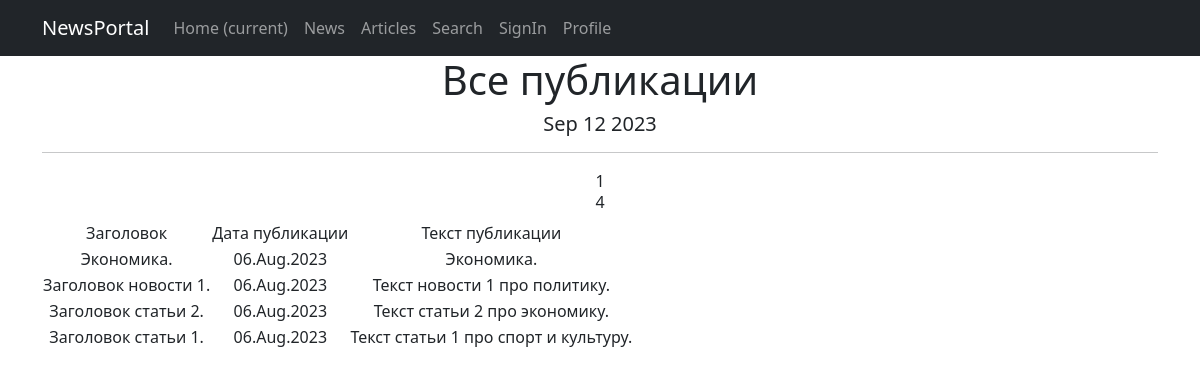
Before: /posts/ (signed in) with the older database file.
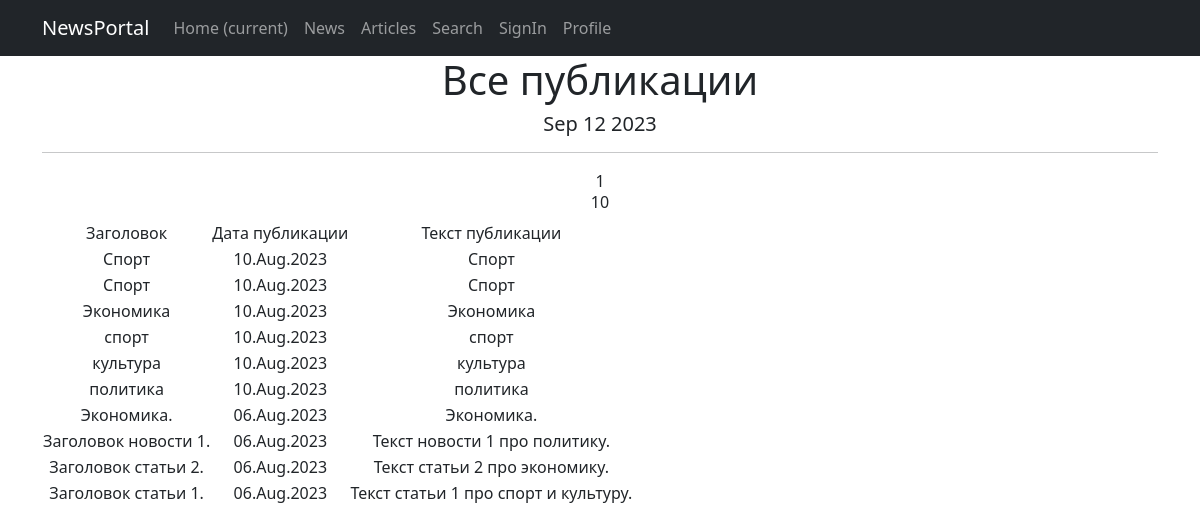
After: the same page with the newer database file.
### news/models.py (models this page shows, shortened)
class Post(models.Model):
    article = 'AR'
    news = 'NE'
    POSITIONS = [
        (article, 'Статья'),
        (news, 'Новости')
    ]
    post_type = models.CharField(max_length=2, choices=POSITIONS, default=news)
    created = models.DateTimeField(auto_now_add=True)
    title = models.CharField(max_length=255)
    text = models.TextField()
    post_rating = models.IntegerField(default=0)
    author = models.ForeignKey(Author, on_delete=models.CASCADE)
    category = models.ManyToManyField(Category, through='PostCategory')

### news/views.py (the view)
# urls.py: path('posts/', cache_page(60)(PostList.as_view()), name='post_list'),
class PostList(LoginRequiredMixin, ListView):
    model = Post
    template_name = 'posts.html'
    context_object_name = 'posts'
    paginate_by = 10
    def get_queryset(self):
        queryset = super().get_queryset()
        return queryset.order_by('-created')

### news/templatetags/custom_filters.py (called while the page is built)
@register.filter()
def censor(value):
    words = value.split()
    result = []
    for word in words:
        if word in bad_words:
            result.append(word[0] + "*"*(len(word)-2) + word[-1])
        else:
            result.append(word)
    return " ".join(result)

### news/templatetags/custom_tags.py (called while the page is built)
@register.simple_tag()
def current_time(format_string='%b %d %Y'):
    return datetime.utcnow().strftime(format_string)

### templates/posts.html (shortened to what this page needs)
{% extends 'flatpages/default.html' %}
{% load custom_filters %}
{% load custom_tags %}
{% block content %}
    <h1>Все публикации</h1>
    <h5>{% current_time '%b %d %Y' %}</h5>
    <hr>
    {{ page_obj.number }}
    {% if posts %}
        <h6>{{ posts|length }}</h6>
        <table>
            <tr>
                <td>Заголовок</td>
                <td>Дата публикации</td>
                <td>Текст публикации</td>
            </tr>
            {% for post in posts %}
            <tr>
                <td>{{ post.title|censor }}</td>
                <td>{{ post.created|date:'d.M.Y' }}</td>
                <td>{{ post.text|truncatewords:20|censor }}</td>
            </tr>
            {% endfor %}
        </table>
    {% else %}
        <h2>Публикаций нет!</h2>
    {% endif %}
{% endblock content %}

### templates/flatpages/default.html (shortened to what this page needs)
<!DOCTYPE html>
<html lang="en">
    <head>
        {% load static %}
        <link href="{% static 'css/styles.css' %}" rel="stylesheet" />
    </head>
    <body>
        {% load cache %}
            {% cache 170 navbar %}
                <nav class="navbar navbar-expand-lg navbar-dark bg-dark static-top">
                   <div class="container">
                       <a class="navbar-brand" href="#">NewsPortal</a>
                       <div class="collapse navbar-collapse" id="navbarResponsive">
                           <ul class="navbar-nav ml-auto">
                               <li class="nav-item active">
                                   <a class="nav-link" href="/posts/">Home
                                       <span class="sr-only">(current)</span>
                                   </a>
                               </li>
                               <li class="nav-item">
                                   <a class="nav-link" href="/news/">News</a>
                               </li>
                               <li class="nav-item">
                                   <a class="nav-link" href="/articles/">Articles</a>
                               </li>
                               <li class="nav-item">
                                   <a class="nav-link" href="/posts/search/">Search</a>
                               </li>
                               <li class="nav-item">
                                   <a class="nav-link" href="/sign/login">SignIn</a>
                               </li>
                               <li class="nav-item">
                                   <a class="nav-link" href="/profile/">Profile</a>
                               </li>
                           </ul>
                       </div>
                   </div>
                </nav>
            {% endcache %}
        <div class="container">
           <div class="row">
               <div class="col-lg-12 text-center">
                   {% block content %}{% endblock content %}
               </div>
           </div>
        </div>
    </body>
</html>

Changed rows visible on the page:
added Post: title|censor "Спорт", created "10.Aug.2023", text|censor "Спорт"
added Post: title|censor "Спорт", created "10.Aug.2023", text|censor "Спорт"
added Post: title|censor "Экономика", created "10.Aug.2023", text|censor "Экономика"
added Post: title|censor "спорт", created "10.Aug.2023", text|censor "спорт"
added Post: title|censor "культура", created "10.Aug.2023", text|censor "культура"
added Post: title|censor "политика", created "10.Aug.2023", text|censor "политика"
Other visible differences:
{{ posts|length }}: "4" → "10"
